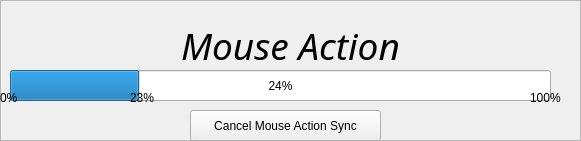
            <widget class="QFrame" name="mouseaction_frame">
             <property name="geometry">
              <rect>
               <x>920</x>
               <y>310</y>
               <width>581</width>
               <height>141</height>
              </rect>
             </property>
             <property name="frameShape">
              <enum>QFrame::StyledPanel</enum>
             </property>
             <property name="frameShadow">
              <enum>QFrame::Raised</enum>
             </property>
             <widget class="QProgressBar" name="mouseaction_progressBar">
              <property name="geometry">
               <rect>
                <x>10</x>
                <y>70</y>
                <width>541</width>
                <height>31</height>
               </rect>
              </property>
              <property name="value">
               <number>24</number>
              </property>
             </widget>
             <widget class="QPushButton" name="mouseaction_pushButton">
              <property name="geometry">
               <rect>
                <x>190</x>
                <y>110</y>
                <width>191</width>
                <height>31</height>
               </rect>
              </property>
              <property name="sizePolicy">
               <sizepolicy hsizetype="Minimum" vsizetype="Expanding">
                <horstretch>0</horstretch>
                <verstretch>0</verstretch>
               </sizepolicy>
              </property>
              <property name="text">
               <string>Cancel Mouse Action Sync</string>
              </property>
             </widget>
             <widget class="QLabel" name="mouseaction_label_0">
              <property name="geometry">
               <rect>
                <x>0</x>
                <y>90</y>
                <width>21</width>
                <height>16</height>
               </rect>
              </property>
              <property name="text">
               <string>0%</string>
              </property>
             </widget>
             <widget class="QLabel" name="mouseaction_label_100">
              <property name="geometry">
               <rect>
                <x>530</x>
                <y>90</y>
                <width>41</width>
                <height>16</height>
               </rect>
              </property>
              <property name="text">
               <string>100%</string>
              </property>
             </widget>
             <widget class="QLabel" name="mouseaction_label_cur">
              <property name="geometry">
               <rect>
                <x>130</x>
                <y>90</y>
                <width>31</width>
                <height>16</height>
               </rect>
              </property>
              <property name="text">
               <string>23%</string>
              </property>
             </widget>
             <widget class="QLabel" name="mouseaction_label">
              <property name="geometry">
               <rect>
                <x>0</x>
                <y>30</y>
                <width>581</width>
                <height>31</height>
               </rect>
              </property>
              <property name="font">
               <font>
                <family>Avenir Next Condensed</family>
                <pointsize>28</pointsize>
                <italic>true</italic>
               </font>
              </property>
              <property name="text">
               <string>Mouse Action</string>
              </property>
              <property name="alignment">
               <set>Qt::AlignCenter</set>
              </property>
             </widget>
            </widget>
